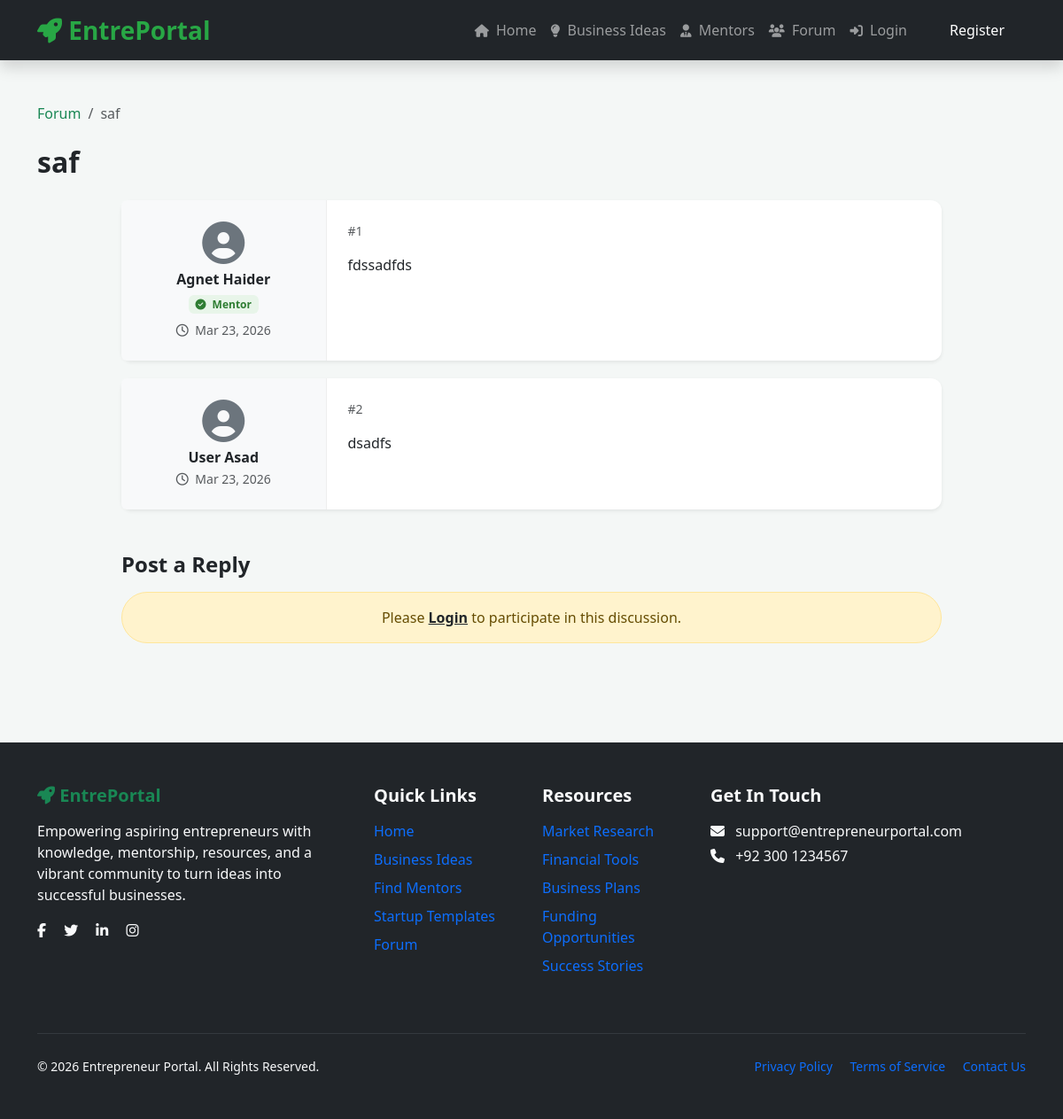
Screenshot of /view-topic.php?id=1 with the database file from the repository.
### tables this page shows
CREATE TABLE `forum_topics` (
  `id` int(11) NOT NULL,
  `user_id` int(11) DEFAULT NULL,
  `title` varchar(255) DEFAULT NULL,
  `created_at` timestamp NOT NULL DEFAULT current_timestamp()
);

CREATE TABLE `forum_posts` (
  `id` int(11) NOT NULL,
  `topic_id` int(11) DEFAULT NULL,
  `user_id` int(11) DEFAULT NULL,
  `message` text DEFAULT NULL,
  `created_at` timestamp NOT NULL DEFAULT current_timestamp()
);

CREATE TABLE `users` (
  `id` int(11) NOT NULL,
  `full_name` varchar(100) NOT NULL,
  `email` varchar(100) NOT NULL,
  `password` varchar(255) NOT NULL,
  `phone` varchar(20) DEFAULT NULL,
  `bio` text DEFAULT NULL,
  `location` varchar(100) DEFAULT NULL,
  `role` enum('user','agent','admin') NOT NULL DEFAULT 'user',
  `status` enum('pending','approved','rejected') NOT NULL DEFAULT 'pending',
  `created_at` timestamp NOT NULL DEFAULT current_timestamp()
);

### view-topic.php (the view, shortened to what this page needs)
<?php
include 'config.php';
$topic_id = (int)$_GET['id'];
$topic_query = mysqli_query($conn, "SELECT t.*, u.full_name FROM forum_topics t JOIN users u ON t.user_id = u.id WHERE t.id = $topic_id");
$topic = mysqli_fetch_assoc($topic_query);
$posts_query = mysqli_query($conn, "SELECT p.*, u.full_name, u.role FROM forum_posts p JOIN users u ON p.user_id = u.id WHERE p.topic_id = $topic_id ORDER BY p.created_at ASC");
?>
<!DOCTYPE html>
<html lang="en">
<head>
    <link href="https://cdn.jsdelivr.net/npm/bootstrap@5.3.3/dist/css/bootstrap.min.css" rel="stylesheet">
    <link href="https://cdnjs.cloudflare.com/ajax/libs/font-awesome/6.5.1/css/all.min.css" rel="stylesheet">
</head>
<body>
<?php include 'navbar.php'; ?>
<div class="container py-5">
    <nav aria-label="breadcrumb" class="mb-4">
        <ol class="breadcrumb">
            <li class="breadcrumb-item"><a href="forum.php" class="text-success text-decoration-none">Forum</a></li>
            <li class="breadcrumb-item active text-truncate" style="max-width: 300px;"><?= htmlspecialchars($topic['title']) ?></li>
        </ol>
    </nav>
    <h2 class="fw-bold mb-4"><?= htmlspecialchars($topic['title']) ?></h2>
    <div class="row">
        <div class="col-lg-10 mx-auto">
            <?php while($post = mysqli_fetch_assoc($posts_query)): ?>
                <div class="card post-card shadow-sm">
                    <div class="card-body p-0">
                        <div class="row g-0">
                            <div class="col-md-3 bg-light p-4 text-center author-info rounded-start">
                                <div class="mb-2">
                                    <i class="fas fa-user-circle fa-3x text-secondary"></i>
                                </div>
                                <h6 class="fw-bold mb-1"><?= htmlspecialchars($post['full_name']) ?></h6>
                                <?php if($post['role'] == 'agent'): ?>
                                    <span class="badge badge-agent mb-2"><i class="fas fa-check-circle me-1"></i> Mentor</span>
                                <?php endif; ?>
                                <div class="text-muted small">
                                    <i class="far fa-clock me-1"></i> <?= date('M d, Y', strtotime($post['created_at'])) ?>
                                </div>
                            </div>
                            <div class="col-md-9 p-4">
                                <div class="d-flex justify-content-between mb-3">
                                    <small class="text-muted">#<?= $post['id'] ?></small>
                                </div>
                                <p style="white-space: pre-wrap; line-height: 1.6;"><?= htmlspecialchars($post['message']) ?></p>
                            </div>
                        </div>
                    </div>
                </div>
            <?php endwhile; ?>
            <div class="mt-5">
                <h4 class="fw-bold mb-3">Post a Reply</h4>
                <?php if(isset($_SESSION['user_id'])): ?>
                    <form action="view-topic.php?id=<?= $topic_id ?>" method="POST">
                        <div class="card border-0 shadow-sm p-3">
                            <textarea name="message" class="form-control reply-box mb-3" rows="5" placeholder="Share your thoughts or answer the question..." required></textarea>
                            <div class="text-end">
                                <button type="submit" name="post_reply" class="btn btn-success px-5 rounded-pill shadow-sm">
                                    <i class="fas fa-paper-plane me-2"></i> Post Reply
                                </button>
                            </div>
                        </div>
                    </form>
                <?php else: ?>
                    <div class="alert alert-warning text-center rounded-pill">
                        Please <a href="login.php" class="fw-bold text-dark">Login</a> to participate in this discussion.
                    </div>
                <?php endif; ?>
            </div>
        </div>
    </div>
</div>
<?php include 'footer.php'; ?>
</body>
</html>

### view-topic.php (style rules this page uses)
body { background-color: #f4f7f6; }
.post-card { border: none; border-radius: 12px; margin-bottom: 20px; }
.author-info { border-right: 1px solid #eee; }
.badge-agent { background-color: #e8f5e9; color: #2e7d32; }

### navbar.php (style rules this page uses)
:root { --primary: #28a745; --dark: #212529; }

### rows the page displays
forum_topics: title "saf"
forum_posts: user.full_name "Agnet Haider", shows "Mentor", created_at "Mar 23, 2026", id "1", message "fdssadfds"
forum_posts: user.full_name "User Asad", created_at "Mar 23, 2026", id "2", message "dsadfs"
